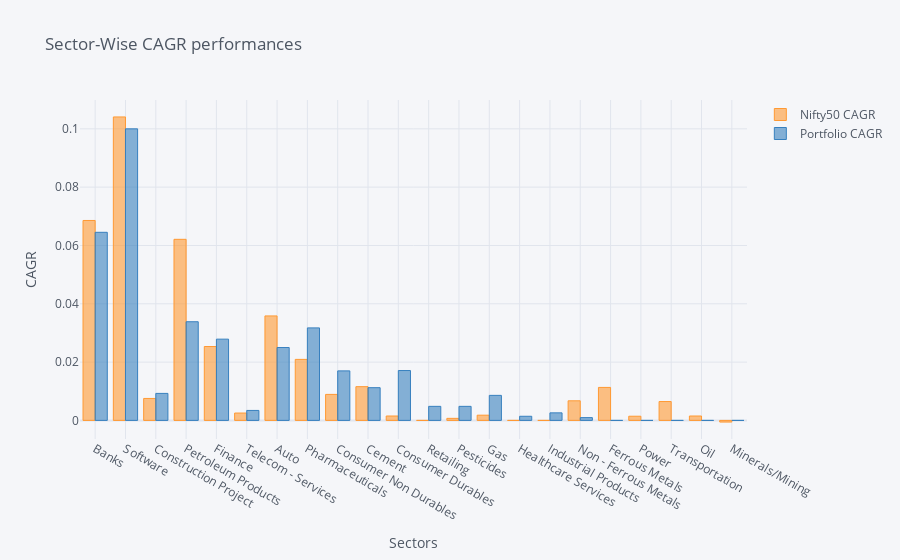

The notebook cell this image was saved under:
### Markdown cell above
Sectoral-Wise CAGR Performance Bar Chart

### Code cell
df = Sectoral_CAGR[['Nifty50 CAGR', 'Portfolio CAGR']].set_index(Sectoral_CAGR['Sectors'])

df.iplot(kind='bar', xTitle='Sectors', yTitle='CAGR', title='Sector-Wise CAGR performances')

### Figure 1 — Plotly figure (JSON) as saved in the notebook; plotly's stock layout.template omitted (floating-point values rounded to 4 significant figures)
{"data": [{"marker": {"color": "rgba(255, 153, 51, 0.6)", "line": {"color": "rgba(255, 153, 51, 1.0)", "width": 1}}, "name": "Nifty50 CAGR", "orientation": "v", "text": "", "type": "bar", "x": ["Banks", "Software", "Construction Project", "Petroleum Products", "Finance", "Telecom - Services", "Auto", "Pharmaceuticals", "Consumer Non Durables", "Cement", "Consumer Durables", "Retailing", "Pesticides", "Gas", "Healthcare Services", "Industrial Products", "Non - Ferrous Metals", "Ferrous Metals", "Power", "Transportation", "Oil", "Minerals/Mining"], "y": [0.06857, 0.1041, 0.007535, 0.06211, 0.02534, 0.002531, 0.03584, 0.02094, 0.008923, 0.01158, 0.001515, 0, 0.0007124, 0.001798, 0, 0, 0.006726, 0.01132, 0.001438, 0.006476, 0.001512, -0.000558]}, {"marker": {"color": "rgba(55, 128, 191, 0.6)", "line": {"color": "rgba(55, 128, 191, 1.0)", "width": 1}}, "name": "Portfolio CAGR", "orientation": "v", "text": "", "type": "bar", "x": ["Banks", "Software", "Construction Project", "Petroleum Products", "Finance", "Telecom - Services", "Auto", "Pharmaceuticals", "Consumer Non Durables", "Cement", "Consumer Durables", "Retailing", "Pesticides", "Gas", "Healthcare Services", "Industrial Products", "Non - Ferrous Metals", "Ferrous Metals", "Power", "Transportation", "Oil", "Minerals/Mining"], "y": [0.06451, 0.09999, 0.009267, 0.03384, 0.02787, 0.003427, 0.025, 0.03174, 0.01699, 0.01123, 0.01711, 0.004826, 0.004827, 0.00859, 0.001425, 0.002596, 0.0009608, 0, 0, 0, 0, 0]}], "layout": {"legend": {"bgcolor": "#F5F6F9", "font": {"color": "#4D5663"}}, "paper_bgcolor": "#F5F6F9", "plot_bgcolor": "#F5F6F9", "title": {"font": {"color": "#4D5663"}, "text": "Sector-Wise CAGR performances"}, "xaxis": {"gridcolor": "#E1E5ED", "showgrid": true, "tickfont": {"color": "#4D5663"}, "title": {"font": {"color": "#4D5663"}, "text": "Sectors"}, "zerolinecolor": "#E1E5ED"}, "yaxis": {"gridcolor": "#E1E5ED", "showgrid": true, "tickfont": {"color": "#4D5663"}, "title": {"font": {"color": "#4D5663"}, "text": "CAGR"}, "zerolinecolor": "#E1E5ED"}}}
